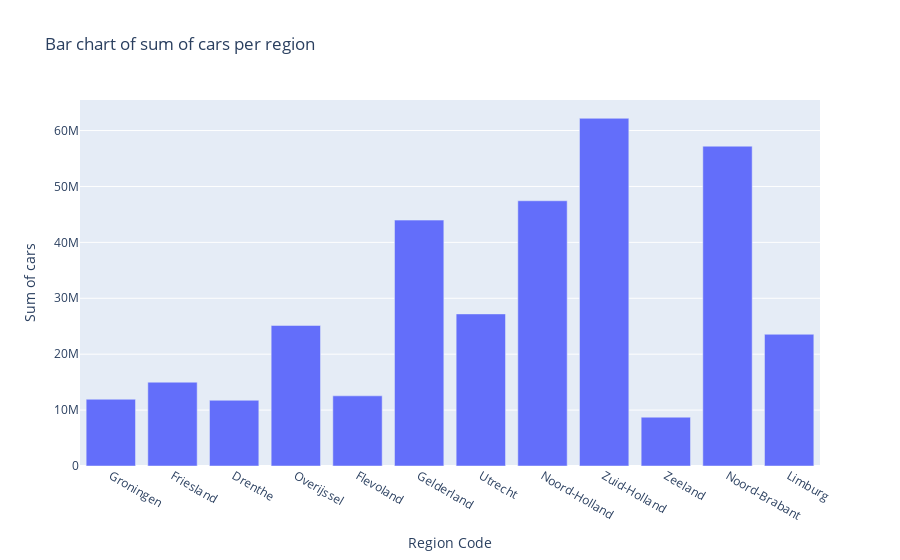

The notebook cell this image was saved under:
### Code cell
import plotly.express as px


bar = px.bar(dfprovince, x='RegioS', y= 'Sum', title='Bar chart of sum of cars per region')
bar.update_layout(yaxis_title='Sum of cars', xaxis_title= "Region Code", barmode='group') 

bar.show()

### Figure 1 — Plotly figure (JSON) as saved in the notebook; plotly's stock layout.template omitted (floating-point values rounded to 4 significant figures)
{"data": [{"hovertemplate": "RegioS=%{x}<br>Sum=%{y}<extra></extra>", "legendgroup": "", "marker": {"color": "#636efa", "pattern": {"shape": ""}}, "name": "", "orientation": "v", "showlegend": false, "textposition": "auto", "type": "bar", "x": ["Groningen", "Friesland", "Drenthe", "Overijssel", "Flevoland", "Gelderland", "Utrecht", "Noord-Holland", "Zuid-Holland", "Zeeland", "Noord-Brabant", "Limburg"], "xaxis": "x", "y": [11936457, 14990976, 11755668, 25136738, 12550586, 43979534, 27202822, 47438165, 62190626, 8732228, 57201144, 23560147], "yaxis": "y"}], "layout": {"barmode": "group", "legend": {"tracegroupgap": 0}, "title": {"text": "Bar chart of sum of cars per region"}, "xaxis": {"anchor": "y", "domain": [0, 1], "title": {"text": "Region Code"}}, "yaxis": {"anchor": "x", "domain": [0, 1], "title": {"text": "Sum of cars"}}}}
